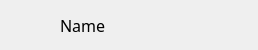
<?xml version="1.0" encoding="UTF-8"?>
<ui version="4.0">
 <class>ChatIdItemWidget</class>
 <widget class="QWidget" name="ChatIdItemWidget">
  <property name="geometry">
   <rect>
    <x>0</x>
    <y>0</y>
    <width>258</width>
    <height>50</height>
   </rect>
  </property>
  <property name="minimumSize">
   <size>
    <width>0</width>
    <height>50</height>
   </size>
  </property>
  <property name="maximumSize">
   <size>
    <width>16777215</width>
    <height>50</height>
   </size>
  </property>
  <property name="windowTitle">
   <string>ChatIdItemWidget</string>
  </property>
  <layout class="QHBoxLayout" name="horizontalLayout">
   <property name="spacing">
    <number>0</number>
   </property>
   <property name="leftMargin">
    <number>0</number>
   </property>
   <property name="topMargin">
    <number>0</number>
   </property>
   <property name="rightMargin">
    <number>0</number>
   </property>
   <property name="bottomMargin">
    <number>0</number>
   </property>
   <item>
    <widget class="QFrame" name="frameChatId">
     <property name="styleSheet">
      <string notr="true">QWidget
{
	font-family:&quot;微软雅黑&quot;;
	
	background-color: rgba(0, 0, 0, 0);
}

  QCheckBox::indicator {
      width: 30px;
      height: 30px;
  }
 QCheckBox::indicator:unchecked {
 
	image: url(:/image/resource/Unchecked.png);
  }

  QCheckBox::indicator:unchecked:hover {
     
  }

  QCheckBox::indicator:unchecked:pressed {
     
  }

  QCheckBox::indicator:checked {
     image: url(:/image/resource/Checked.png);
  }

  QCheckBox::indicator:checked:hover {
     
  }

  QCheckBox::indicator:checked:pressed {
    
  }

  #btnClose {
    border:none;
	image: url(:/image/resource/xClose.png);
  }

  #btnClose:pressed {
   
	image: url(:/image/resource/xClosePressed.png);
  }</string>
     </property>
     <layout class="QHBoxLayout" name="horizontalLayout_2">
      <property name="spacing">
       <number>10</number>
      </property>
      <property name="leftMargin">
       <number>20</number>
      </property>
      <item>
       <widget class="QLabel" name="labelAvatar">
        <property name="minimumSize">
         <size>
          <width>30</width>
          <height>30</height>
         </size>
        </property>
        <property name="maximumSize">
         <size>
          <width>30</width>
          <height>30</height>
         </size>
        </property>
        <property name="frameShape">
         <enum>QFrame::StyledPanel</enum>
        </property>
        <property name="text">
         <string/>
        </property>
        <property name="scaledContents">
         <bool>true</bool>
        </property>
       </widget>
      </item>
      <item>
       <widget class="JChat::ElidedLabel" name="labelTitle">
        <property name="font">
         <font>
          <family>微软雅黑</family>
          <pointsize>12</pointsize>
         </font>
        </property>
        <property name="text">
         <string>Name</string>
        </property>
        <property name="alignment">
         <set>Qt::AlignLeading|Qt::AlignLeft|Qt::AlignVCenter</set>
        </property>
       </widget>
      </item>
      <item>
       <spacer name="horizontalSpacer">
        <property name="orientation">
         <enum>Qt::Horizontal</enum>
        </property>
        <property name="sizeHint" stdset="0">
         <size>
          <width>40</width>
          <height>20</height>
         </size>
        </property>
       </spacer>
      </item>
      <item>
       <widget class="QCheckBox" name="checkBox">
        <property name="sizePolicy">
         <sizepolicy hsizetype="Preferred" vsizetype="Preferred">
          <horstretch>0</horstretch>
          <verstretch>0</verstretch>
         </sizepolicy>
        </property>
        <property name="font">
         <font>
          <family>微软雅黑</family>
          <pointsize>12</pointsize>
         </font>
        </property>
        <property name="text">
         <string/>
        </property>
       </widget>
      </item>
      <item>
       <widget class="QToolButton" name="btnClose">
        <property name="sizePolicy">
         <sizepolicy hsizetype="Preferred" vsizetype="Preferred">
          <horstretch>0</horstretch>
          <verstretch>0</verstretch>
         </sizepolicy>
        </property>
        <property name="text">
         <string/>
        </property>
       </widget>
      </item>
     </layout>
    </widget>
   </item>
  </layout>
 </widget>
 <layoutdefault spacing="6" margin="11"/>
 <customwidgets>
  <customwidget>
   <class>JChat::ElidedLabel</class>
   <extends>QLabel</extends>
   <header>ElidedLabel.h</header>
  </customwidget>
 </customwidgets>
 <resources>
  <include location="Resource.qrc"/>
 </resources>
 <connections/>
</ui>
